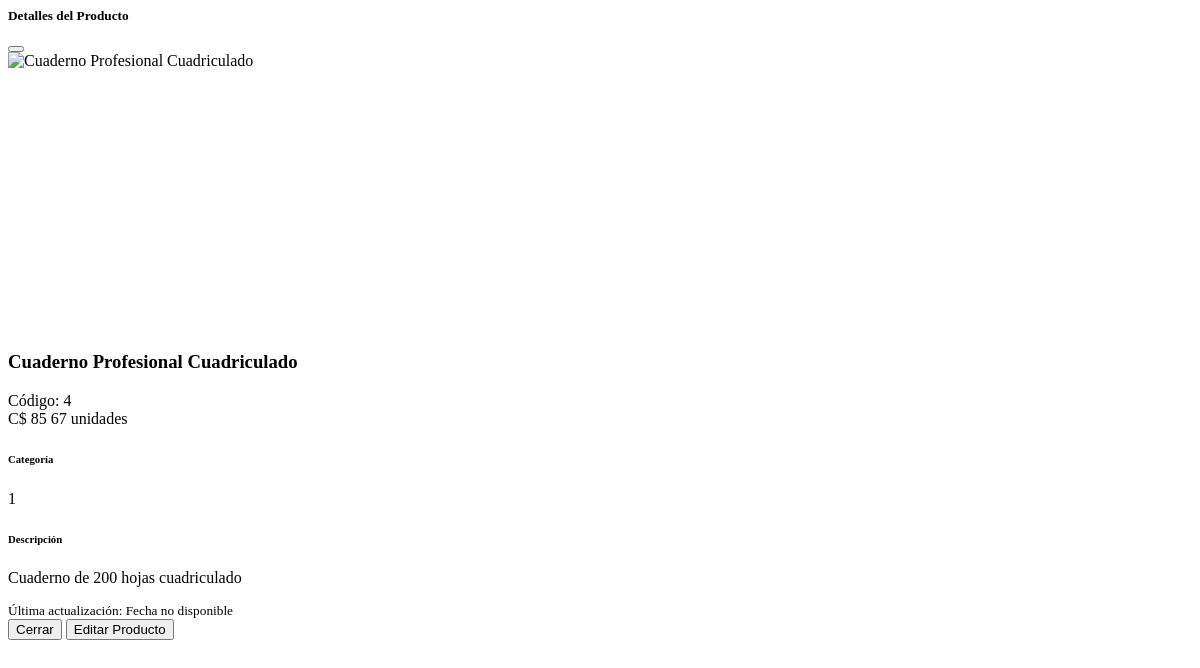
/inventario/ver/4, run on an earlier commit of the app's database.
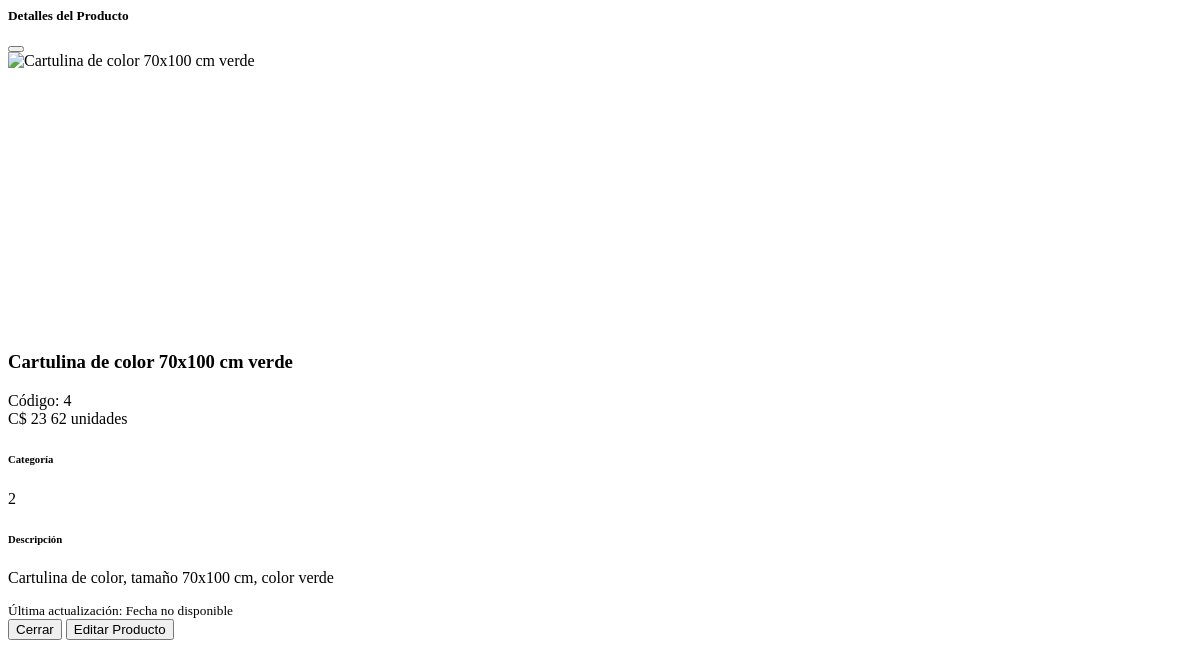
And on a later commit of the database.
### tables this page shows
CREATE TABLE Producto (
    IDProducto INTEGER PRIMARY KEY AUTOINCREMENT,
    IDCategoria INTEGER,
    Nombre TEXT NOT NULL,
    Descripcion TEXT,
    Precio DECIMAL,
    ImagenURL TEXT, -- Campo agregado para la URL de la imagen
    FOREIGN KEY (IDCategoria) REFERENCES Categoria(IDCategoria)
);

### app/blueprints/inventario/routes.py (the view)
@inventario_bp.route("/ver/<int:producto_id>")
def ver_detalle(producto_id):
    producto = obtener_producto_por_id(producto_id)
    print(producto)
    return render_template("modals/modal_detalles.html", producto=producto)

### app/blueprints/inventario/routes.py (called while the page is built)
def obtener_producto_por_id(producto_id):
    try:
        dbconection = get_db_connection()
        db = dbconection.cursor()
        db.execute(
            """SELECT p.IDProducto, p.Nombre, p.Precio, p.ImagenURL,
                      p.IDCategoria, c.Nombre AS categoria_nombre,
                      COALESCE(s.Cantidad, 0) AS stock_total,
                      p.Descripcion
               FROM Producto p
               LEFT JOIN Categoria c ON p.IDCategoria = c.IDCategoria
               LEFT JOIN Stock_Sucursal s ON p.IDProducto = s.IDProducto AND s.IDSucursal = 1
               WHERE p.IDProducto = ?""",
            (producto_id,)
        )
        producto = db.fetchone()
        print(producto)
        return producto
    except Exception as e:
        print(f"Error al obtener producto: {e}")
        return None
    finally:
        db.close()
        dbconection.close()

### app/utils/db.py (called while the page is built)
def get_db_connection():
    conn = sqlite3.connect(current_app.config['DATABASE_PATH'])
    conn.row_factory = sqlite3.Row
    return conn

### app/blueprints/inventario/templates/modals/modal_detalles.html (shortened to what this page needs)
<div class="modal fade" id="modalDetalles{{ producto[0] }}" tabindex="-1" aria-hidden="true">
    <div class="modal-dialog modal-lg">
        <div class="modal-content border-0 shadow">
            <div class="modal-header bg-primary text-white">
                <h5 class="modal-title fw-semibold">
                    Detalles del Producto
                </h5>
                <button type="button" class="btn-close btn-close-white" data-bs-dismiss="modal" aria-label="Close"></button>
            </div>
            <div class="modal-body p-4">
                <div class="row g-4">
                    <div class="col-md-5">
                        <div class="bg-light rounded-3 p-3 d-flex align-items-center justify-content-center" style="height: 280px;">
                            <img src="{{ producto[3] or url_for('static', filename='img/no-image.jpg') }}"
                                 class="img-fluid rounded"
                                 style="max-height: 250px; object-fit: contain;"
                                 alt="{{ producto[1] }}"
                                 onerror="this.src='{{ url_for('static', filename='img/no-image.jpg') }}';">
                        </div>
                    </div>
                    <div class="col-md-7">
                        <div class="d-flex flex-column h-100">
                            <div class="mb-4">
                                <h3 class="fw-bold text-primary mb-2">{{ producto[1] }}</h3>
                                <span class="badge bg-secondary mb-3">Código: {{ producto[0] }}</span>
                                <div class="d-flex align-items-center mb-3">
                                    <span class="fs-4 fw-bold me-2">C$ {{ producto[2] }}</span>
                                    <span class="badge {% if producto[6] < 10 %}bg-danger{% else %}bg-success{% endif %}">
                                        {{ producto[6] }} unidades
                                    </span>
                                </div>
                            </div>
                            <div class="flex-grow-1">
                                <div class="mb-3">
                                    <h6 class="text-muted mb-2">Categoría</h6>
                                    <p class="mb-0">{{ producto[4] }}</p>
                                </div>
                                <div class="mb-3">
                                    <h6 class="text-muted mb-2">Descripción</h6>
                                    <p class="mb-0">{{ producto["Descripcion"] or 'No hay descripción disponible' }}</p>
                                </div>
                            </div>
                            <div class="mt-auto pt-3 border-top">
                                <small class="text-muted">
                                    Última actualización: {{ producto[8] if producto[8] else 'Fecha no disponible' }}
                                </small>
                            </div>
                        </div>
                    </div>
                </div>
            </div>
            <div class="modal-footer bg-light">
                <button type="button" class="btn btn-outline-secondary" data-bs-dismiss="modal">
                    Cerrar
                </button>
                <button type="button" class="btn btn-primary" data-bs-toggle="modal" data-bs-target="#modalEditar{{ producto[0] }}">
                    Editar Producto
                </button>
            </div>
        </div>
    </div>
  </div>

What changed in the data, as far as the page shows it:
changed Producto id 4: Nombre "Cuaderno Profesional Cuadriculado" → "Cartulina de color 70x100 cm verde"; Precio "85" → "23"; IDCategoria "1" → "2"; Descripcion "Cuaderno de 200 hojas cuadriculado" → "Cartulina de color, tamaño 70x100 cm, color verde"
Also different on the page:
{{ producto[6] }}: "67" → "62"
